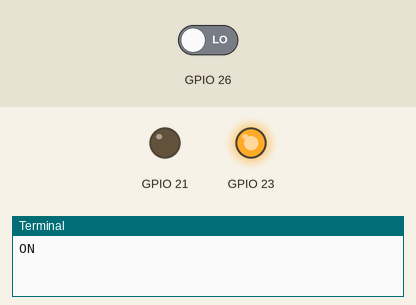
This program was run on a simulated Raspberry Pi (BCM pin numbers). Shown: output pins drawn as LEDs (lit = HIGH), the last lines printed to the terminal. Inputs (shaded band) come from the test bench; at power-on: GPIO 26 LOW. At 25.0 s the program stops and its outputs stay as they are.

Above: at 0.1 s.
5.1 s: GPIO 26 driven HIGH
At 11.1 s:
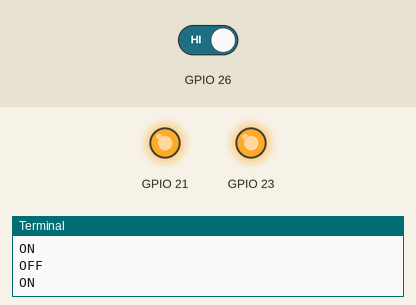
At 25.4 s:
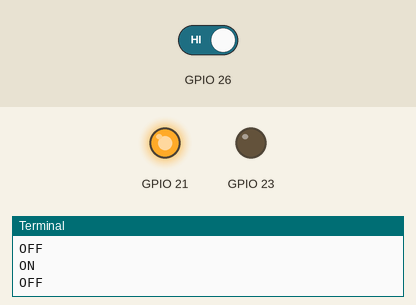
Timing chart, 0 to 26.5 s (numbered marks = the images above; inputs shaded):
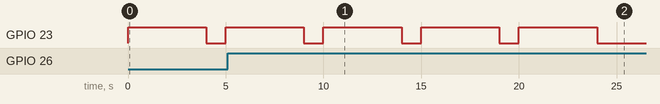

Measured:
- after the input at 5.1 s, GPIO 21: LOW → HIGH after 4.9 s
- by itself, GPIO 23: alternates HIGH for 4.0 s and LOW for 1.0 s

The program:

main.py
```python
#THIS IS PYTHON CODE

import RPi.GPIO as GPIO
import time
import sys
import os

GPIO.setmode(GPIO.BCM)
GPIO.setwarnings(False)
GPIO.setup(23, GPIO.OUT)
GPIO.setup(21, GPIO.OUT)
GPIO.setup(26, GPIO.IN)
GPIO.output(21, GPIO.LOW)

for q in range (5):
	print("ON")
	GPIO.output(23,GPIO.HIGH)

	time.sleep(4)

	print("OFF")
	GPIO.output(23,GPIO.LOW)

	time.sleep(1)
	if(GPIO.input(26) == 1):
		GPIO.output(21, GPIO.HIGH)

	else:
		GPIO.output(21, GPIO.LOW)

GPIO.cleanup
```
